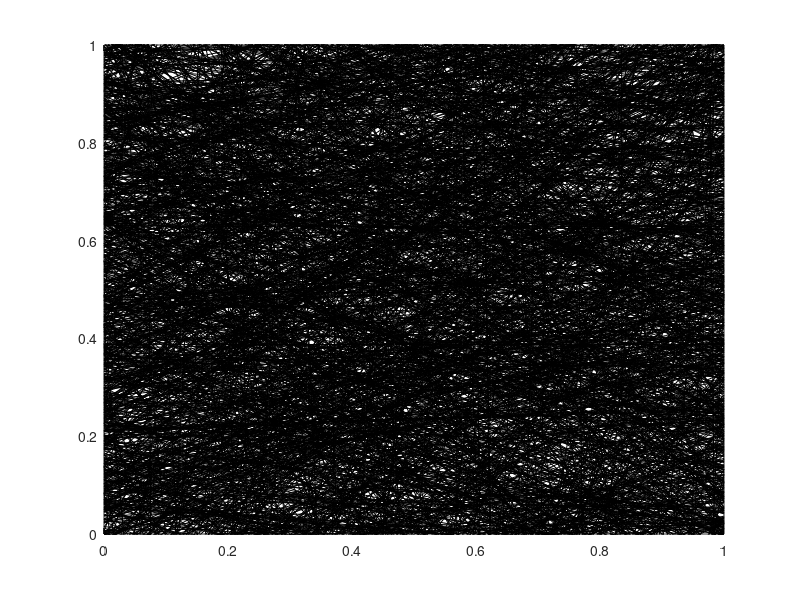

Source code (MATLAB):
%This program is fiber simulation for the mean free normal continuous

clear all                            %clearing program
close all
clc

kx=64;
[x]=linspace(0,1, kx+1);            %linespaceing for x
[y]=linspace(0,1, kx+1);            %linespacing for y

n=2000;                             %sample size
a=-sqrt(2)/2;                       %lower bound for uniform distribution
b=sqrt(2)/2;                        %upper bound for uniform distribution
 mu=(90)*pi/180;                    %mean (degrees)
 sigma=(45)*pi/180;

    for i=1:n
                    
        dx=unifrnd(a,b,1);          %x distance from origin
        dy=unifrnd(a,b,1);          %y distance from origin
        x0=.5+dx;                   %x intercept  
        y0=.5+dy;                   %y intercept  
        angle=normrnd(mu,sigma,1);  %angle
        slope=-(1/tan(angle));      %slope
        y=slope*(x-x0)+y0;          %point slope form of line side 
        
    
     plot(x,y,'k')                  %plot
     xlim([0 1])                    %x limits
     ylim([0 1])                    %y limits
     hold on;                       %hold on for graph 
  
    end